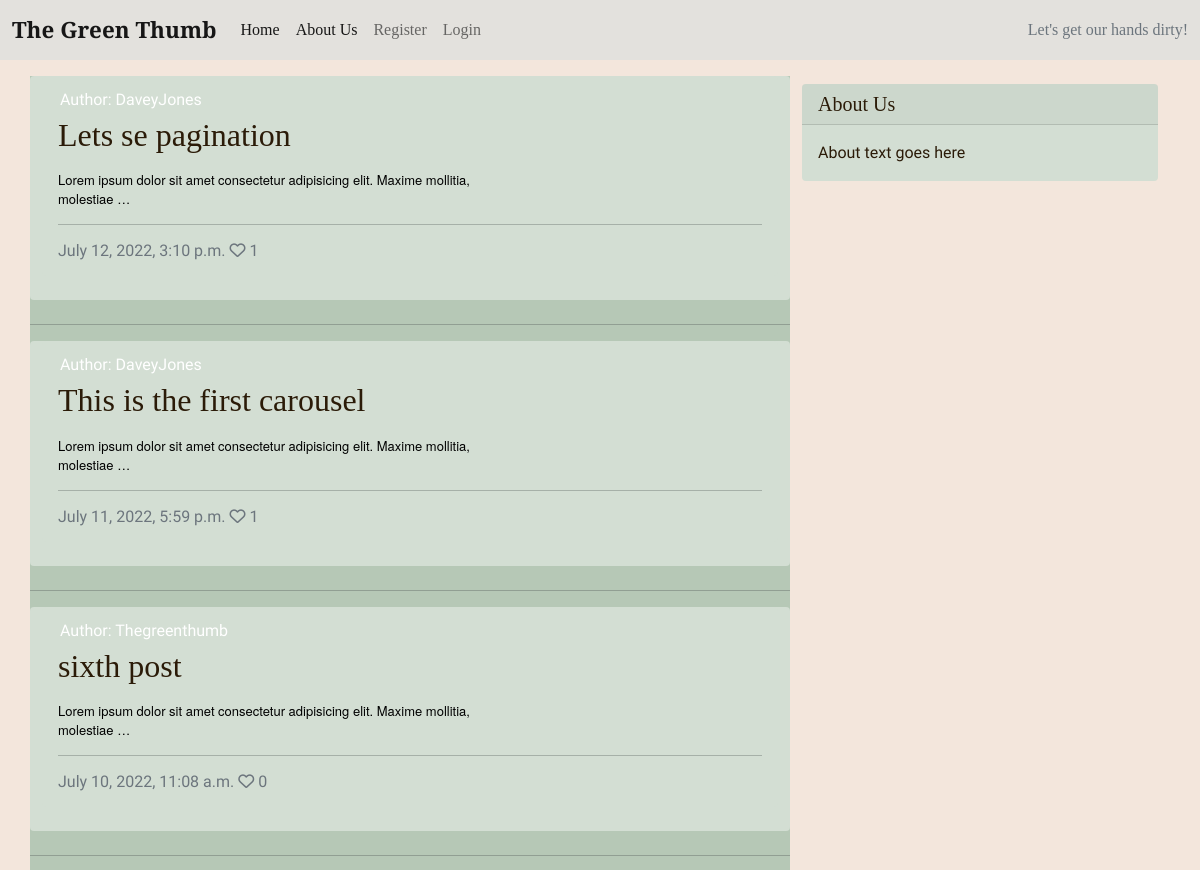
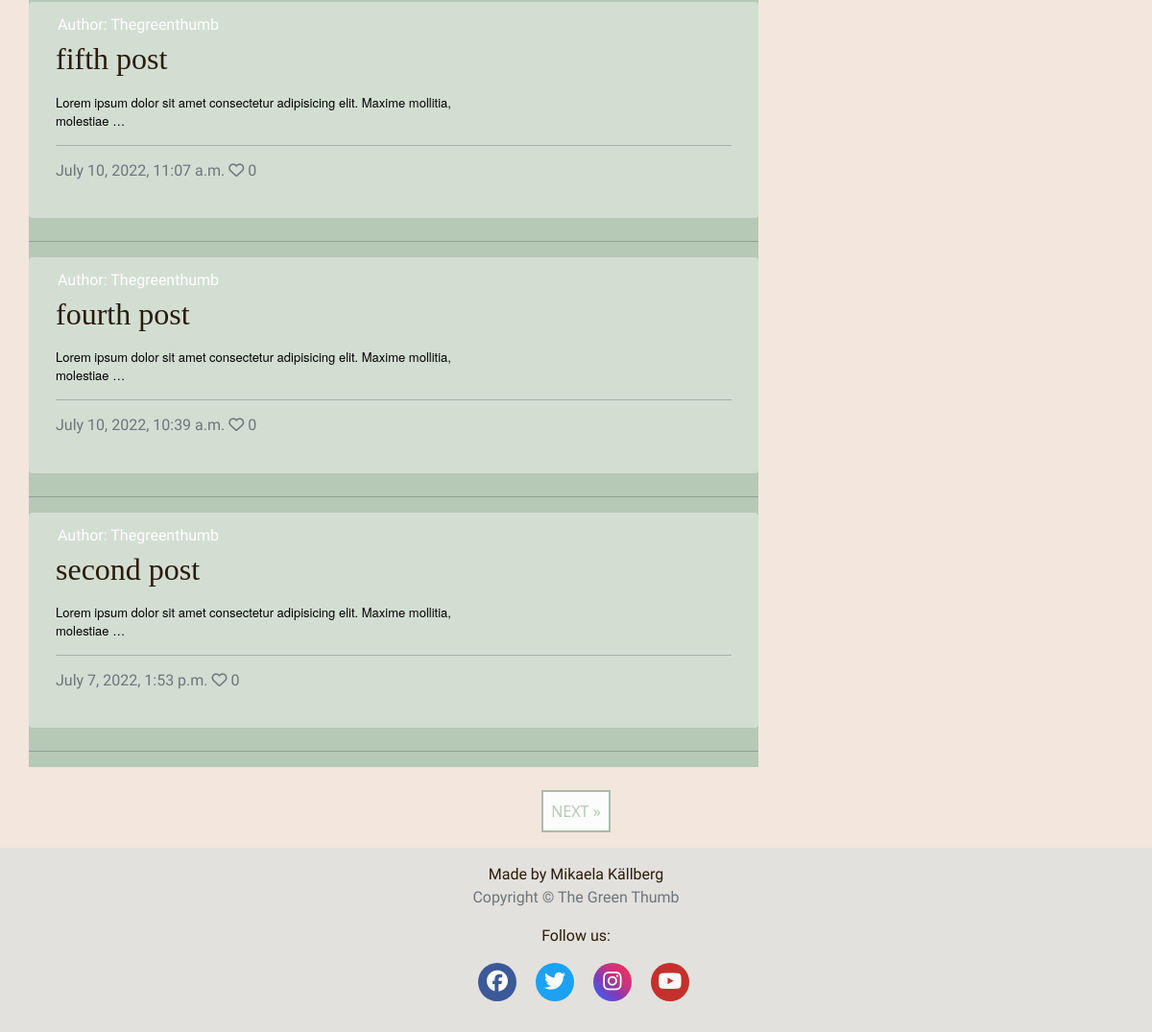
The app's page /, older data (2 pictures, top to bottom).
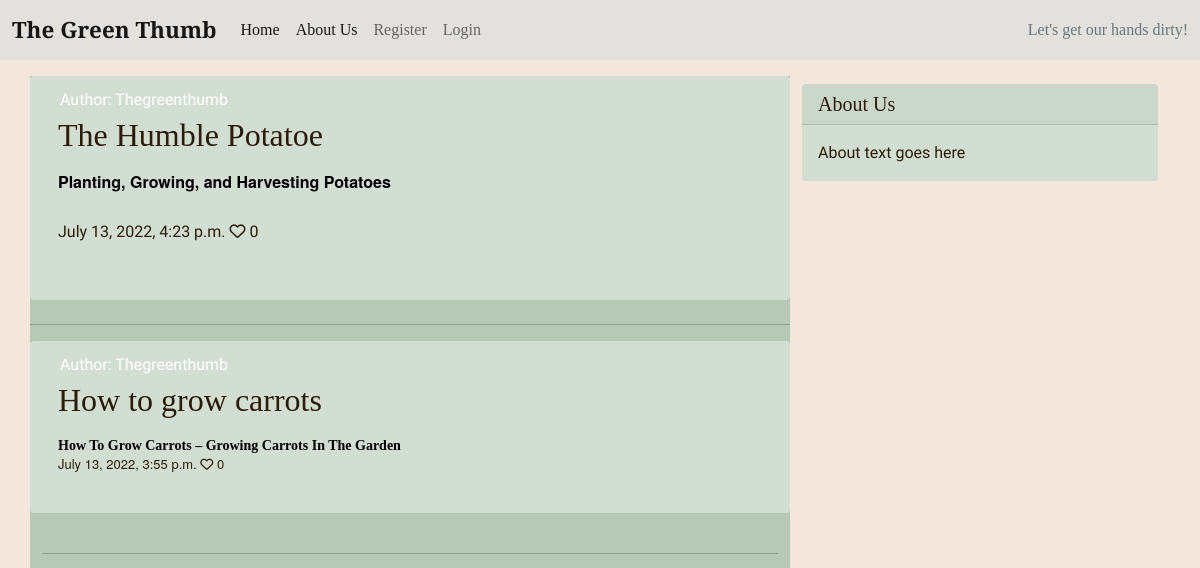
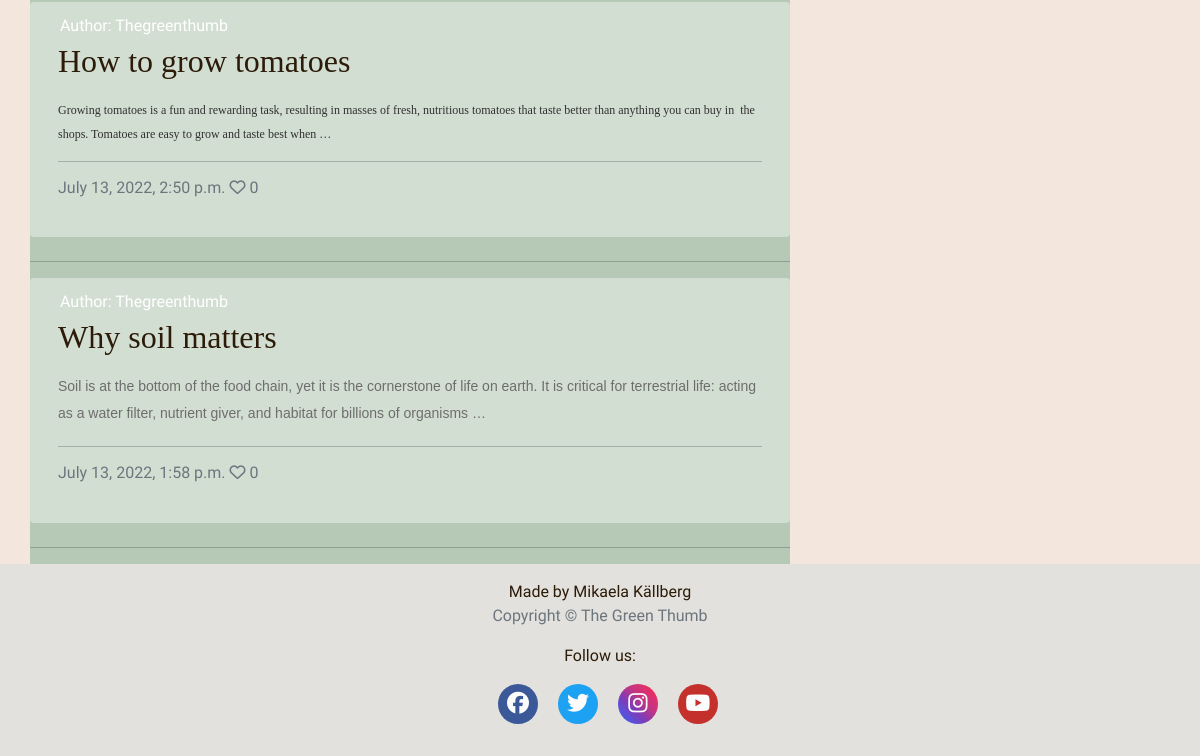
The same page, newer data (2 pictures, top to bottom).
### blog/models.py (models this page shows, shortened)
class BlogPost(models.Model):
    title = models.CharField(
        max_length=200, unique=True, null=False, blank=False)
    slug = models.SlugField(max_length=200, unique=True)
    created_on = models.DateTimeField(auto_now_add=True)
    updated_on = models.DateTimeField(auto_now=True)
    content = models.TextField(blank=True)
    excerpt = models.TextField(blank=True)
    author = models.ForeignKey(
        User, on_delete=models.CASCADE, related_name='blog_posts',
        default=id(0))
    status = models.IntegerField(choices=STATUS, default=0)
    featured_image = CloudinaryField('image', default='placeholder')
    alt_tag = models.CharField(max_length=100, default='image related to post')
    likes = models.ManyToManyField(
        User, related_name='blogpost_like', blank=True)
    class Meta:
        ordering = ['-created_on']
    def number_of_likes(self):
        return self.likes.count()

### blog/views.py (the view)
# urls.py: path('', views.PostList.as_view(), name='home'),
class PostList(ListView):
    model = BlogPost
    queryset = BlogPost.objects.filter(status=1).order_by('-created_on')
    context_object_name = 'post_list'
    template_name = 'index.html'
    paginate_by = 6

### templates/index.html (shortened to what this page needs)
{% extends "base.html" %}
{% block content %}
<div class="container">
    <div class="row">
        <div class="col-md-8 mt-3 left">
            <div class="row content-clr">
                {% for post in post_list %}
                <div class="card mb-4">
                    <div class="card mb-4">
                        <div class="card-body">
                            <div class="image-container">
                                <div class="image-flash">
                                    <p class="author">Author: {{ post.author }}</p>
                                </div>
                            </div>
                            <a href="{% url 'post_detail' post.slug %}" class="post-link">
                                <h2 class="card-title">{{ post.title }}</h2>
                                <p class="card-text">{{ post.content|truncatewords:50|safe }} </p>
                            </a>
                            <hr />
                            <p class="card-text text-muted h6">{{ post.created_on}} <i class="far fa-heart"></i>
                                {{ post.number_of_likes }}</p>
                        </div>
                    </div>
                </div>
                <hr>
                {% endfor %}
            </div>
        </div>
        {% block sidebar %}
        {% include 'sidebar.html' %}
        {% endblock sidebar %}
    </div>
    {% if is_paginated %}
    <nav aria-label="Page navigation">
        <ul class="pagination justify-content-center">
            {% if page_obj.has_next %}
            <li><a href="?page={{ page_obj.next_page_number }}" class="next"> NEXT &raquo;</a></li>
            {% endif %}
        </ul>
    </nav>
    {% endif %}
</div>
{%endblock%}

### templates/base.html (shortened to what this page needs)
{% load static %}
<!DOCTYPE html>
<html class="h-100">
<head>
    <link rel="stylesheet" href="https://cdnjs.cloudflare.com/ajax/libs/font-awesome/5.15.3/css/all.min.css">
    <link href="https://cdn.jsdelivr.net/npm/bootstrap@5.0.1/dist/css/bootstrap.min.css" rel="stylesheet"
>
    <link rel="stylesheet" href="{% static 'css/style.css' %}">
</head>
<body class="d-flex flex-column h-100 main-bg">
    <nav class="navbar navbar-expand-lg navbar-light nav-css-settings">
        <div class="container-fluid">
            <a class="navbar-brand" href="{% url 'home' %}"><span class="brand">The Green Thumb</span></a>
            <div class="collapse navbar-collapse" id="navbarText">
                <ul class="navbar-nav me-auto mb-2 mb-lg-0">
                    <li class="nav-item">
                        <a class="nav-link active" aria-current="page" href="{% url 'home' %}">Home</a>
                    </li>
                    <li class="nav-item">
                        <a class="nav-link active" aria-current="page" href="{% url 'about' %}">About Us</a>
                    </li>
                    {% if user.is_authenticated %}
                    <li class="nav-item">
                        <a class="nav-link" href="{% url 'account_logout' %}">Logout</a>
                    </li>
                    {% else %}
                    <li class="nav-item">
                        <a class="nav-link" href="{% url 'account_signup' %}">Register</a>
                    </li>
                    <li class="nav-item">
                        <a class="nav-link" href="{% url 'account_login' %}">Login</a>
                    </li>
                    {% endif %}
                </ul>
                <span class="navbar-text text-muted d-none d-lg-block">
                    Let's get our hands dirty!
                </span>
            </div>
        </div>
    </nav>
    <main class="flex-shrink-0 main-bg">
        {% block content %}{% endblock content %}
    </main>
    <footer class="footer mt-auto py-3 footer-css-settings">
                    <p class="m-0 text-center">Made by Mikaela Källberg</p>
                    <p class="copyright text-muted text-center">Copyright &copy; The Green Thumb {% load copyrighttags %}{% getCopyrightYears %} </p>
                    <p class="social">Follow us:</p>
                    <p class="social social-links ">
                        <a href="https://sv-se.facebook.com/" target="_blank" rel="noopener noreferrer"><i class="fa-brands fa-facebook ms-3 social-link-facebook"></i></a>
                        <a href="https://twitter.com/?lang=sv" target="_blank" rel="noopener noreferrer"><i class="fa-brands fa-twitter ms-3 social-link-twitter"></i></a>
                        <a href="https://www.instagram.com/" target="_blank" rel="noopener noreferrer"><i class="fa-brands fa-instagram ms-3 social-link-instagram"></i></a>
                        <a href="https://www.youtube.com/" target="_blank" rel="noopener noreferrer"><i class="fa-brands fa-youtube ms-3 social-link-youtube"></i></a>
                    </p>
    </footer>
</body>
</html>

### templates/sidebar.html
{% block sidebar %}
<div class="col-md-4 float-right d-none d-md-block">
<div class="card my-4">
        <h5 class="card-header">About Us</h5>
    <div class="card-body">
        <p class="card-text"> About text goes here</p>
    </div>
</div>
</div>
{% endblock sidebar %}

### static/css/style.css (style rules this page uses)
* { margin: 0; padding: 0; border: none; box-sizing: border-box; }
body { background-color: #f3e6dc; background-image: url('https://res.cloudinary.com/mikakallberg/image/upload/w_1000,ar_16:9,c_fill,g_auto,e_sharpen/v1656959952/dirt_sun_tndbjc.jpg'); background-position: center center; background-repeat: no-repeat; background-size: cover; background-attachment:fixed; }
html, body { height: 100%; }
h1, h2, h3, h4, h5 { font-family: 'Playfair Display', serif; color: #2b1b08; }
p { font-family: 'Gentium Book Plus', sans-serif; color: #2b1b08; }
a { text-decoration: none; color: inherit; }
.brand { font-size: 1.4rem; font-weight: 700; }
.content-clr { background-color: #b6c8b6; }
.card { border: none; background-color: #d3ded3; }
.nav-css-settings, .footer-css-settings { background-color: #e3e1dd; font-family: 'Playfair Display', serif; color: #2b1b08; }
.social { text-align: center; margin: 1rem; }
.social-links a i { height: 26px; width: 26px; padding: 12px 0; border-radius: 50%; font-size: 13px; line-height: 3px; text-align: center; color: #fbfcfb; }
.social-link-facebook { background: #3b5998; }
.social-link-twitter { background: #1DA1F2; }
.social-link-instagram { background: linear-gradient(45deg, #405de6, #5851db, #833ab4, #c13584, #e1306c, #fd1d1d); }
.social-link-youtube { background: #c4302b; }
.image-container { position: relative; }
.image-flash { position: absolute; bottom: 0; min-width: 30%; left: -2px; background-color: transparent; }
.author { color: white; margin: 4px; text-transform: capitalize; }
.post-link { text-decoration: none; }
@media screen and (min-width: 550px) { .social-links a i { height: 40px; width: 40px; font-size: 22px; line-height: 14px; } }

Row changes from the older to the newer data that the page shows:
removed BlogPost: author "DaveyJones", title "Lets se pagination", content "Lorem ipsum dolor sit amet consectetur adipisicing elit. Maxime mollitia, molestiae …", created_on "July 12, 2022, 3:10 p.m.", number_of_likes "1"
removed BlogPost: author "DaveyJones", title "This is the first carousel", content "Lorem ipsum dolor sit amet consectetur adipisicing elit. Maxime mollitia, molestiae …", created_on "July 11, 2022, 5:59 p.m.", number_of_likes "1"
removed BlogPost: author "Thegreenthumb", title "sixth post", content "Lorem ipsum dolor sit amet consectetur adipisicing elit. Maxime mollitia, molestiae …", created_on "July 10, 2022, 11:08 a.m.", number_of_likes "0"
removed BlogPost: author "Thegreenthumb", title "fifth post", content "Lorem ipsum dolor sit amet consectetur adipisicing elit. Maxime mollitia, molestiae …", created_on "July 10, 2022, 11:07 a.m.", number_of_likes "0"
removed BlogPost: author "Thegreenthumb", title "fourth post", content "Lorem ipsum dolor sit amet consectetur adipisicing elit. Maxime mollitia, molestiae …", created_on "July 10, 2022, 10:39 a.m.", number_of_likes "0"
removed BlogPost: author "Thegreenthumb", title "second post", content "Lorem ipsum dolor sit amet consectetur adipisicing elit. Maxime mollitia, molestiae …", created_on "July 7, 2022, 1:53 p.m.", number_of_likes "0"
added BlogPost: author "Thegreenthumb", title "The Humble Potatoe", content "Planting, Growing, and Harvesting Potatoes", created_on "July 13, 2022, 4:23 p.m.", number_of_likes "0"
added BlogPost: author "Thegreenthumb", title "How to grow carrots", content "How To Grow Carrots – Growing Carrots In The Garden", created_on "July 13, 2022, 3:55 p.m.", number_of_likes "0"
added BlogPost: author "Thegreenthumb", title "How to grow tomatoes", content "Growing tomatoes is a fun and rewarding task, resulting in masses of fresh, nutritious tomatoes that taste better than anything you can buy in the shops. Tomatoes are easy to grow and taste best when …", created_on "July 13, 2022, 2:50 p.m.", number_of_likes "0"
added BlogPost: author "Thegreenthumb", title "Why soil matters", content "Soil is at the bottom of the food chain, yet it is the cornerstone of life on earth. It is critical for terrestrial life: acting as a water filter, nutrient giver, and habitat for billions of organisms …", created_on "July 13, 2022, 1:58 p.m.", number_of_likes "0"
Text that changed along with them:
text no longer shown: "NEXT »"
